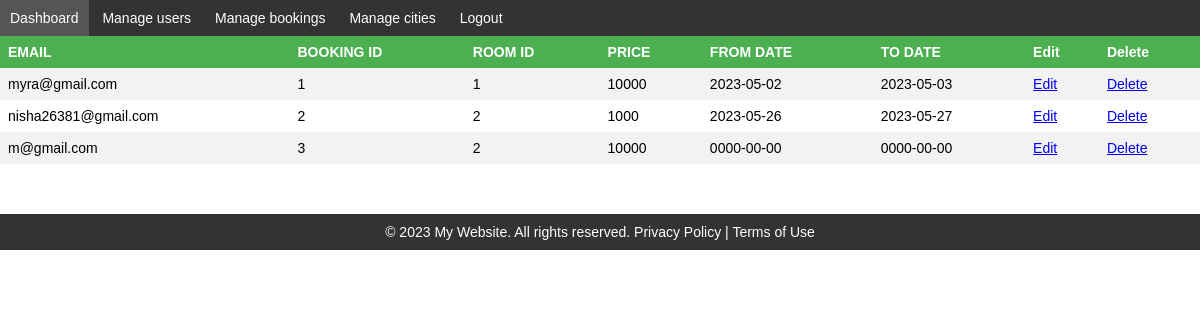
Page /managebookings.php (signed in) on the committed database.
### tables this page shows
CREATE TABLE `booking` (
  `email` varchar(50) NOT NULL,
  `book_id` int(15) NOT NULL,
  `room_id` int(15) NOT NULL,
  `total_price` bigint(15) NOT NULL,
  `from_date` date NOT NULL,
  `to_date` date NOT NULL
);

### managebookings.php (the view, shortened to what this page needs)
<!DOCTYPE html>
<html>
<head>
</head>
<body>
<?php
 include "dashboardinc.php";
include "connection.php";
$sql = "select * FROM booking	";
$result = mysqli_query($conn, $sql);
if (mysqli_num_rows($result) > 0) {
    echo "<table>";
    echo "<tr><th>EMAIL</th><th>BOOKING ID</th>
    <th>ROOM ID</th><th>PRICE</th>
    <th>FROM DATE</th><th>TO DATE</th><th>Edit</th><th>Delete</th></tr>";
    while($row = mysqli_fetch_assoc($result)) {
        echo "<tr>";
        echo "<td>".$row['email']."</td>";
        echo "<td>".$row['book_id']."</td>";
        echo "<td>".$row['room_id']."</td>";
        echo "<td>".$row['total_price']."</td>";
        echo "<td>".$row['from_date']."</td>";
        echo "<td>".$row['to_date']."</td>";
        echo "<td><a href='updatebook.php?book_id=".$row['book_id']."'>Edit</a></td>";
        echo "<td><a href='deletebookings.php?book_id=".$row['book_id']."'>Delete</a></td>";
        echo "</tr>";
    }
    echo "</table>";
} else {
    echo "0 results";
}
?>
<?php
	include "footer.php";
	?>
</body>
</html>

### managebookings.php (style rules this page uses)
table { border-collapse: collapse; width: 100%; }
th, td { text-align: left; padding: 8px; }
tr:nth-child(even) { background-color: #f2f2f2 }
th { background-color: #4CAF50; color: white; }

### footer.php (style rules this page uses)
body { margin: 0; padding: 0; font-family: Arial, sans-serif; font-size: 14px; }

### rows in the picture
booking: email "myra@gmail.com", book_id "1", room "1", total_price "10000", from_date "2023-05-02", to_date "2023-05-03"
booking: email "nisha26381@gmail.com", book_id "2", room "2", total_price "1000", from_date "2023-05-26", to_date "2023-05-27"
booking: email "m@gmail.com", book_id "3", room "2", total_price "10000", from_date "0000-00-00", to_date "0000-00-00"
